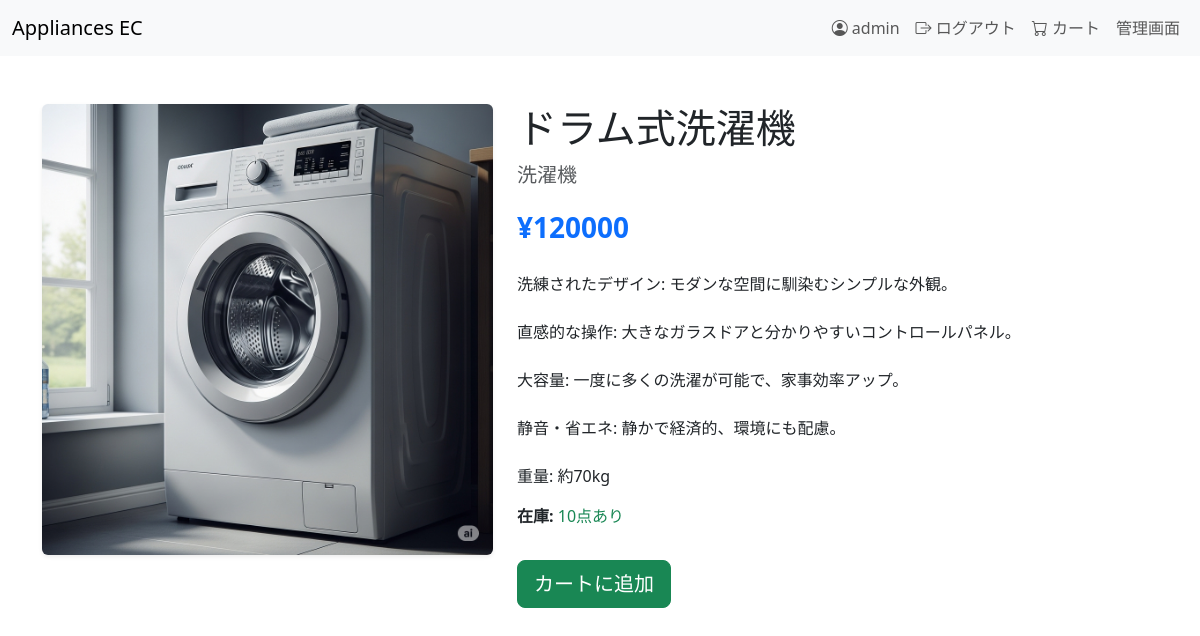
Screenshot of /products/1/doramushiki-sentakuki/ (signed in) with the database file from the repository.
### users/models.py (models this page shows, shortened)
class CustomUser(AbstractBaseUser, PermissionsMixin):
    user_id = models.AutoField(primary_key=True)
    username = models.CharField(max_length=150, unique=True)
    mail_address = models.EmailField(unique=True)
    is_active = models.BooleanField(default=True)
    is_staff = models.BooleanField(default=False)
    objects = CustomUserManager()
    USERNAME_FIELD = 'username'
    REQUIRED_FIELDS = ['mail_address']

### products/models.py (models this page shows, shortened)
class Product(models.Model):
    category = models.ForeignKey('categories.Category', related_name='products', on_delete=models.CASCADE)
    name = models.CharField(max_length=200)
    slug = models.SlugField(max_length=200, unique=True, blank=True)
    image = models.ImageField(upload_to='products/%Y/%m/%d', blank=True)
    description = models.TextField(blank=True, null=True)
    price = models.DecimalField(max_digits=10, decimal_places=2)
    stock = models.PositiveIntegerField()
    created_at = models.DateTimeField(auto_now_add=True)
    updated_at = models.DateTimeField(auto_now=True)
    class Meta:
        ordering = ('name',) #名前でソートする
        indexes = [
            models.Index(fields=['id', 'slug']),
        ]

### categories/models.py (models this page shows, shortened)
class Category(models.Model):
    name = models.CharField(max_length=100, unique=True)
    slug = models.SlugField(max_length=100, unique=True, blank=True)
    class Meta:
        verbose_name = 'category'
        verbose_name_plural = 'categories'
        ordering = ('name',) #カテゴリを名前順にソート（任意）
    def __str__(self):
        return self.name

### products/views.py (the view)
# urls.py: path('<int:id>/<slug:slug>/', views.product_detail, name='product_detail'),
def product_detail(request, id, slug):
    product = get_object_or_404(Product, id=id, slug=slug)
    return render(request, 'products/product_detail.html', {'product': product})

### products/templates/products/product_detail.html (shortened to what this page needs)
{% extends 'base.html' %}
{% load static %}
{% block content %}
    <div class="row mt-5">
        <div class="col-md-5">
            {% if product.image %}
                <img src="{{ product.image.url }}" class="img-fluid rounded shadow-sm" alt="{{ product.name }}" >
            {% else %}
                <img src="{% static 'img/no_image.png' %}" class="img-fluid rounded shadow-sm product-detail-no-image" alt="画像なし">
            {% endif %}
        </div>
        <div class="col-md-7">
            <h1>{{ product.name }}</h1>
            <p class="text-muted fs-5">{{ product.category }}</p>
            <p class="text-primary fs-3 fw-bold">¥{{ product.price|floatformat:"0" }}</p>
            <p class="mt-4">{{ product.description|linebreaksbr }}</p>
            <div class="mb-3">
                <strong>在庫:</strong>
                {% if product.stock > 0 %}
                    <span class="text-success">{{ product.stock }}点あり</span>
                {% else %}
                    <span class="text-danger">在庫なし</span>
                {% endif %}
            </div>
            {% if product.stock > 0 %}
                <form method="post" action="{% url 'cart:add_to_cart' product.id %}">
                    <button type="submit" class="btn btn-success btn-lg mt-3">カートに追加</button>
                </form>
            {% else %}
                <button class="btn btn-secondary btn-lg mt-3" disabled>現在購入できません</button>
            {% endif %}
        </div>
    </div>
{% endblock %}

### templates/base.html (shortened to what this page needs)
{% load static %}
<!DOCTYPE html>
<html lang="ja">
<head>
    <link href="https://cdn.jsdelivr.net/npm/bootstrap@5.3.3/dist/css/bootstrap.min.css" rel="stylesheet">
    <link href="https://cdn.jsdelivr.net/npm/bootstrap-icons@1.11.3/font/bootstrap-icons.min.css" rel="stylesheet">
    <link rel="stylesheet" href="{% static 'css/style.css' %}">
</head>
<body>
    <nav class="navbar navbar-expand-lg bg-light">
        <div class="container-fluid">
            <a class="navbar-brand" href="{% url 'products:list' %}">Appliances EC</a>
            <div class="collapse navbar-collapse justify-content-end" id="navbarNav">
                <ul class="navbar-nav">
                    {% if user.is_authenticated %}
                        <li class="nav-item">
                            <a class="nav-link" href="{% url 'users:mypage' %}">
                                <i class="bi bi-person-circle"></i> {{ user.username }}
                            </a>
                        </li>
                        <li class="nav-item">
                            <a class="nav-link" href="{% url 'users:logout' %}">
                                <i class="bi bi-box-arrow-right"></i> ログアウト
                            </a>
                        </li>
                    {% endif %}
                    <li class="nav-item">
                        <a class="nav-link" href="{% url 'cart:cart_detail' %}">
                            <i class="bi bi-cart"></i> カート
                        </a>
                    </li>
                    {% if user.is_staff %}
                        <li class="nav-item">
                            <a class="nav-link" href="{% url 'admin:index' %}">管理画面</a>
                        </li>
                    {% endif %}
                </ul>
            </div>
        </div>
    </nav>
    <main class="container mt-4">
        {% block content %}{% endblock %}
    </main>
</body>
</html>

### rows the page displays
CustomUser: username "admin"
Product: image (picture), name "ドラム式洗濯機", category "洗濯機", price "120000", description "洗練されたデザイン: モダンな空間に馴染むシンプルな外観。 直感的な操作: 大きなガラスドアと分かりやすいコントロールパネル。 大容量: 一度に多くの洗濯が可能で、家事効率アップ。 静音・省エネ: 静かで経済的、環境にも配慮。 重量: 約70kg", stock "10"
